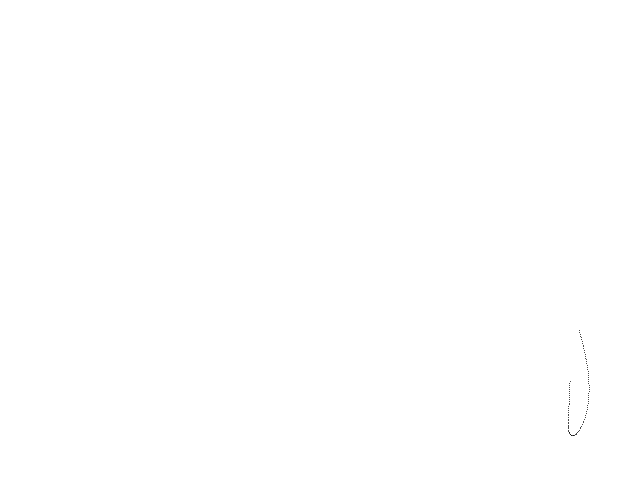
Frame 1 (no input)
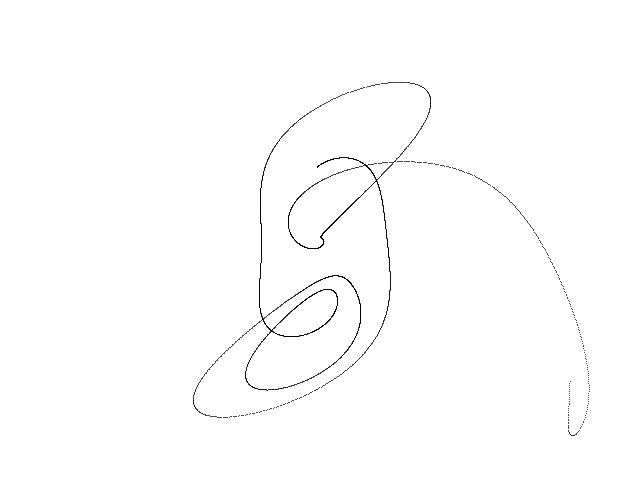
Frame 60 (the mouse pressed at the canvas centre just before this capture)
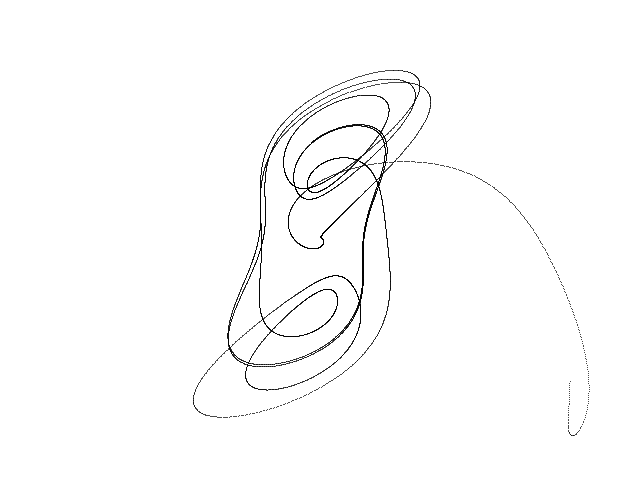
Frame 120 (the mouse held since frame 60 and released just before this capture)

The Processing sketch that drew these frames (run headless with seeded random() and noise(); from frame 60 on, the mouse is pressed at the canvas centre):

// Processing sketch: Tamari
// ── Tamari.pde
// Tamari chaotic attractor //

  float x = 1.0;
  float y = 1.0;
  float z = 1.0;
  float dt = 0.01;
  float a = 1.013;
  float b = -0.011;
  float c = 0.02;
  float d = 0.96;
  float e = 0.0;
  float f = 0.01;
  float g = 1.0;
  float h = 0.05;
  float u = 0.05;


void setup() {
  
  size(640, 480);
  background(255);
  
}

void draw() {
  
  for (int i=0; i<100; i++) {
    
    float nx = x;
    float ny = y;
    float nz = z;
        
    x = nx + dt * ((nx - a * ny) * cos(nz) - b * ny * sin(nz));
    y = ny + dt * ((nx + c * ny) * sin(nz) + d * ny * cos(nz));
    z = nz + dt * (e + f * nz + g * tan((1.0 - u) * ny / (1.0 - h) * nx)); 
  
    point(320 + (250 * x), 240 + (140 * y));
        
  }

}
